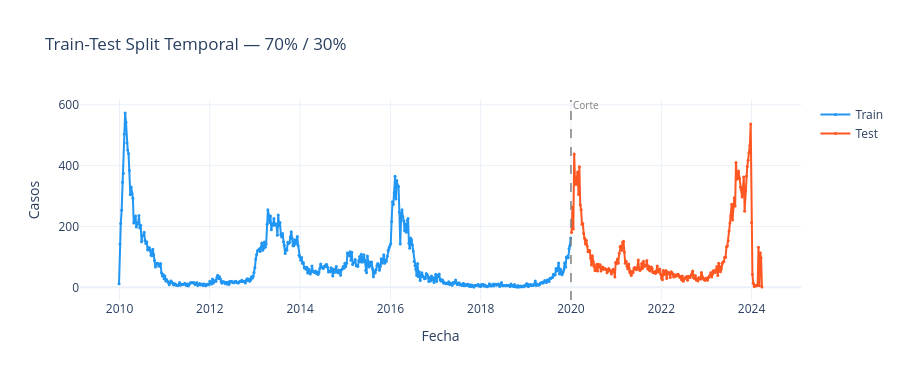

The notebook cell saved with this chart:
### Code cell
# Visualización del split
fig = go.Figure()
fig.add_trace(go.Scatter(x=train.ds, y=train.y, mode='lines+markers',
                          name='Train', line=dict(color='#2196F3', width=2),
                          marker=dict(size=3)))
fig.add_trace(go.Scatter(x=test.ds, y=test.y, mode='lines+markers',
                          name='Test', line=dict(color='#FF5722', width=2),
                          marker=dict(size=3)))
# add_shape evita el bug de pandas 2.0+: add_vline falla con fechas
fig.add_shape(type='line', xref='x', yref='paper',
              x0=fecha_corte, x1=fecha_corte, y0=0, y1=1,
              line=dict(dash='dash', color='gray', width=1.5))
fig.add_annotation(x=fecha_corte, y=1.02, yref='paper',
                   text='Corte', showarrow=False,
                   font=dict(size=10, color='gray'), xanchor='left')
fig.update_layout(title=f'Train-Test Split Temporal — {len(train)/len(df)*100:.0f}% / {len(test)/len(df)*100:.0f}%',
                  xaxis_title='Fecha', yaxis_title='Casos',
                  height=380, template='plotly_white')
fig.show()

### Figure 1 — Plotly figure (JSON) as saved in the notebook; plotly's stock layout.template omitted (floating-point values rounded to 4 significant figures; data arrays with more than 128 entries replaced by an {"elided": "..."} marker saying what was removed)
{"data": [{"line": {"color": "#2196F3", "width": 2}, "marker": {"size": 3}, "mode": "lines+markers", "name": "Train", "type": "scatter", "x": {"elided": "523 str values"}, "y": {"elided": "523 float values"}}, {"line": {"color": "#FF5722", "width": 2}, "marker": {"size": 3}, "mode": "lines+markers", "name": "Test", "type": "scatter", "x": {"elided": "221 str values"}, "y": {"elided": "221 float values"}}], "layout": {"annotations": [{"font": {"color": "gray", "size": 10}, "showarrow": false, "text": "Corte", "x": "2020-01-01", "xanchor": "left", "y": 1.02, "yref": "paper"}], "height": 380, "shapes": [{"line": {"color": "gray", "dash": "dash", "width": 1.5}, "type": "line", "x0": "2020-01-01", "x1": "2020-01-01", "xref": "x", "y0": 0, "y1": 1, "yref": "paper"}], "title": {"text": "Train-Test Split Temporal — 70% / 30%"}, "xaxis": {"title": {"text": "Fecha"}}, "yaxis": {"title": {"text": "Casos"}}}}
